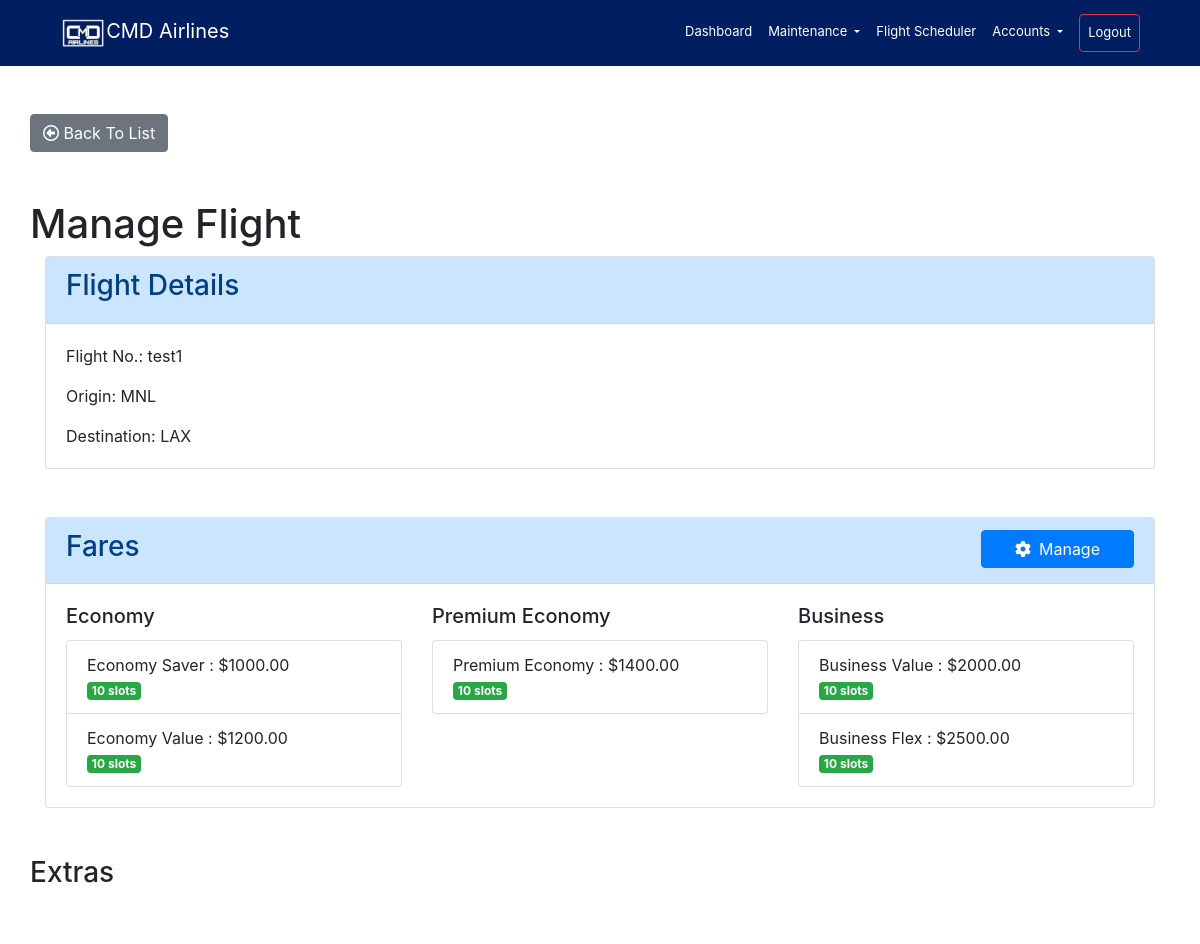
Page /flights/manage/test1 (signed in, upper part) on the earlier database version.
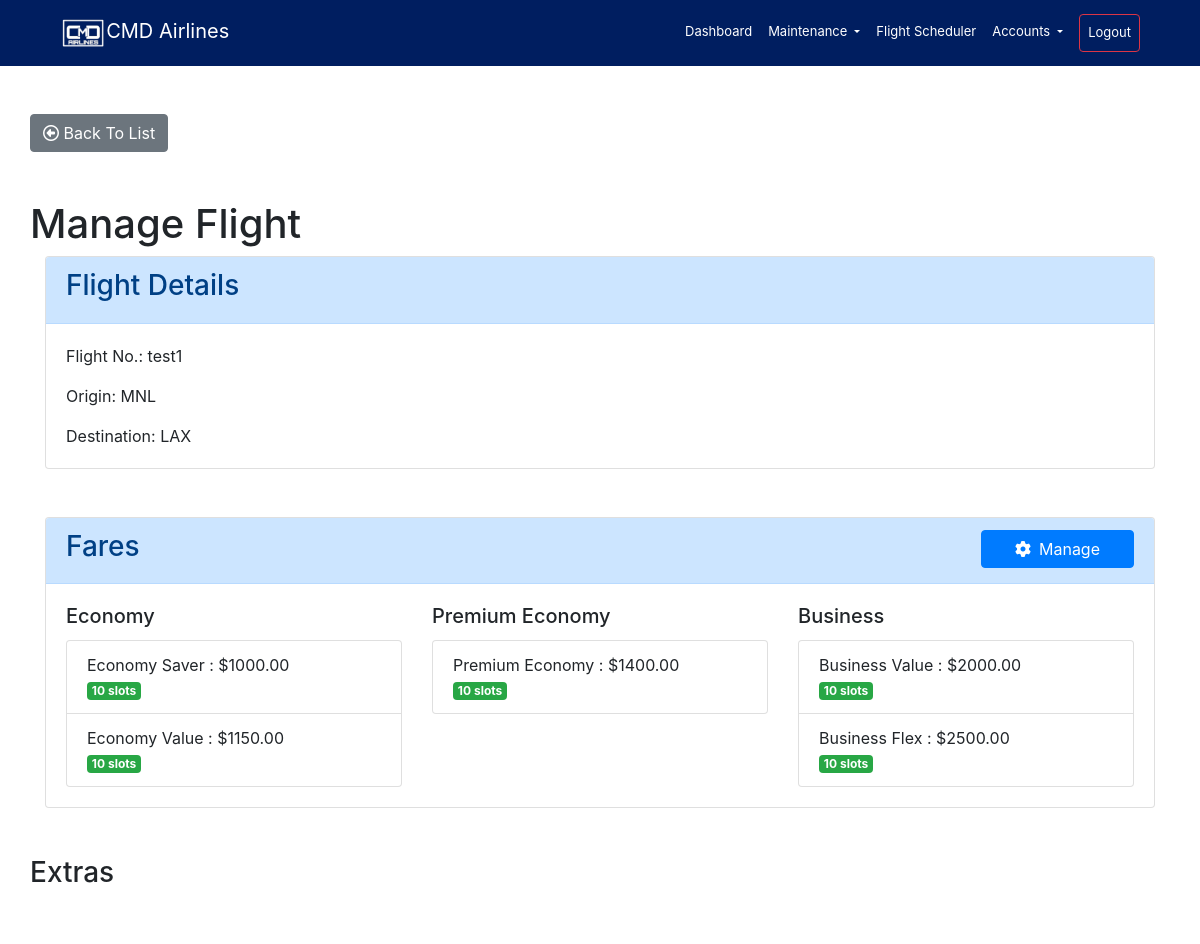
Same page on the later database version.
### tables this page shows
CREATE TABLE `flight` (
  `flight_no` varchar(10) NOT NULL,
  `duration_minutes` int(11) DEFAULT NULL,
  `airport_origin` varchar(10) DEFAULT NULL,
  `airport_destination` varchar(10) DEFAULT NULL,
  `type` varchar(20) NOT NULL,
  `flight_status` varchar(10) DEFAULT NULL
);

CREATE TABLE `flight_fare` (
  `id` int(11) NOT NULL,
  `flight_no` varchar(10) NOT NULL,
  `fare_id` int(11) NOT NULL,
  `price` decimal(10,2) NOT NULL,
  `available_slots` int(11) NOT NULL,
  `status` varchar(10) DEFAULT NULL
);

CREATE TABLE `fare` (
  `id` int(11) NOT NULL,
  `name` varchar(50) NOT NULL,
  `class` varchar(50) NOT NULL,
  `checked_baggage` varchar(150) NOT NULL,
  `flight_date_change` varchar(50) NOT NULL,
  `cancellation_before_depart` varchar(50) NOT NULL,
  `no_show_fee` varchar(50) NOT NULL,
  `mileage_accrual` int(11) NOT NULL,
  `fare_status` varchar(20) NOT NULL
);

### app/controllers/Flights.php (called while the page is built, shortened)
<?php
class Flights extends Controller{
    public function __construct(){
        $this->flightModel = $this->model('Flight');
        $this->flightFareModel = $this->model('FlightFare');
        $this->flightExtraModel = $this->model('FlightExtra');
    }
    public function manage($num){
        $flight = $this->flightModel->getFlightByNumber($num);
        $flightFares = $this->flightFareModel->getAllFlightFaresByFlight($num);
        $flightExtras = $this->flightExtraModel->getFlightExtrasByFlightNo($num);
        $data = [
            'title' => 'Manage Flight',
            'flight' => $flight,
            'flightFares' => $flightFares,
            'flightExtras' => $flightExtras
        ];
        $this->view("flights/manage", $data);
    }
}

### app/libraries/Core.php (called while the page is built, shortened)
<?php
    class Core{
        protected $currentMethod = 'index';
        public function __construct(){
            $url = $this->getUrl();
            if(file_exists('../app/controllers/'.ucwords($url[0]).'.php')){
                unset($url[0]);
            }
            $this->currentController = new $this->currentController;
            if(isset($url[1])){
                if(method_exists($this->currentController, $url[1])){
                    $this->currentMethod = $url[1];
                    unset($url[1]);
                }
            }
            $this->params = $url ? array_values($url) : [];
            call_user_func_array([$this->currentController, $this->currentMethod], $this->params);
        }
        public function getUrl(){
            if(isset($_GET['url'])){
                $url = rtrim($_GET['url'], '/');
                $url = filter_var($url, FILTER_SANITIZE_URL);
                $url = explode('/',$url);
                return $url;
            }
        }
    }

### app/require.php (called while the page is built, shortened)
<?php
    require_once 'libraries/Core.php';
    require_once 'libraries/Controller.php';
    require_once 'libraries/Database.php';
    require_once 'helpers/session_helper.php';
    $init = new Core();

### public/index.php (called while the page is built)
<?php
require_once '../app/require.php';

### app/helpers/session_helper.php (called while the page is built, shortened)
<?php
    function isLoggedIn(){
        if(isset($_SESSION['user_id'])){
            if(isset($_SESSION['position'])){
                return "employee";
            }else{
                return "user";
            }
        }else{
            return false;
        }
    }

### app/libraries/Database.php (called while the page is built, shortened)
<?php
    class Database{
        private $dbHost = DB_HOST;
        private $dbUser = DB_USER;
        private $dbPass = DB_PASS;
        private $dbName = DB_NAME;
        private $statement;
        private $dbHandler;
        public function __construct(){
            $conn = 'mysql:host=' . $this->dbHost . ';dbname=' . $this->dbName;
            $options = array(
                PDO::ATTR_PERSISTENT => true,
                PDO::ATTR_ERRMODE => PDO::ERRMODE_EXCEPTION
            );
            try{
                $this->dbHandler = new PDO($conn, $this->dbUser, $this->dbPass, $options);
            }catch(PDOException $e){
                $this->error = $e->getMessage();
                echo $this->error;
            }
        }
        public function query($sql){
            $this->statement = $this->dbHandler->prepare($sql);
        }
        public function bind($parameter, $value, $type = null){
            switch(is_null($type)){
                default:
                    $type = PDO::PARAM_STR;
            }
            $this->statement->bindValue($parameter, $value, $type);
        }
        public function execute(){
            return $this->statement->execute();
        }
        public function resultSet(){
            $this->execute();
            return $this->statement->fetchAll(PDO::FETCH_OBJ);
        }
        public function single(){
            $this->execute();
            return $this->statement->fetch(PDO::FETCH_OBJ);
        }
    }

### app/models/Flight.php (called while the page is built, shortened)
<?php
class Flight{
    private $db;
    public function __construct(){
        $this->db = new Database();
    }
    public function getFlightByNumber($num){
        $this->db->query("SELECT * from flight WHERE flight_no = :num;");
        $this->db->bind(":num", $num);
        $row = $this->db->single();
        if(is_object($row)){
            return $row;
        }else{
            return false;
        }
    }
}

### app/models/FlightFare.php (called while the page is built, shortened)
<?php
class FlightFare{
    private $db;
    public function __construct(){
        $this->db = new Database();
    }
    public function getAllFlightFaresByFlight($flight_no){
        $this->db->query("SELECT `flight_fare`.`id`, `flight_no`, `fare_id`, `price`, `available_slots`, `status`, `fare`.name, `fare`.`class` FROM `flight_fare`, `fare` WHERE flight_no = :num  && `flight_fare`.`fare_id` = `fare`.`id` AND `status` = 'active' ORDER BY price ASC;");
        $this->db->bind(":num", $flight_no);
        return $this->db->resultSet();
    }
}

### app/views/flights/manage.php (the view, shortened to what this page needs)
<?php
    require APPROOT . '/views/includes/head.php';
    require APPROOT . '/views/includes/navigation.php';
?>
<div class="container mt-5">
    <div class="row mb-5">
        <a href="<?php echo URLROOT;?>/flights" class="btn btn-secondary"><i class="far fa-arrow-alt-circle-left"></i> Back To List</a>
    </div>
    <div class="row">
        <h1><?php echo $data['title'];?></h1>
    </div>
    <div class="row pb-5">
        <div class="col-12">
            <div class="card">
                <div class="card-header alert-primary">
                    <h3>Flight Details</h3>
                </div>
                <div class="card-body">
                    <p class="card-text">Flight No.: <?php echo $data['flight']->flight_no?></p>
                    <p class="card-text">Origin: <?php echo $data['flight']->airport_origin?></p>
                    <p class="card-text">Destination: <?php echo $data['flight']->airport_destination?></p>
                </div>
            </div>
        </div>
    </div>
    <div class="row pb-5">
        <div class="col-12">
            <div class="card">
                <div class="card-header alert-primary">
                    <div class="row justify-content-between">
                        <div class="col-6">
                            <h3>Fares</h3>
                        </div>
                        <div class="col-2">
                            <a href="<?php echo URLROOT;?>/flightFares/manage_fare/<?php echo $data['flight']->flight_no;?>" class="btn btn-primary btn-block"><i class="fas fa-cog mr-2"></i>Manage</a>
                        </div>
                    </div>
                </div>
                <div class="card-body row">
                    <div class="col-4">
                        <h5 class="card-title">Economy</h5>
                        <ul class="list-group">
                            <?php foreach($data['flightFares'] as $fare):
                                    if($fare->class == 'Economy') :
                            ?>
                                <li class="list-group-item justify-content-between"><div><?php echo $fare->name . " : $" . $fare->price;?></div> <div class="badge badge-success"><?php echo $fare->available_slots;?> slots</div></li>
                            <?php endif; endforeach;?>
                        </ul>
                    </div>
                    <div class="col-4">
                        <h5 class="card-title">Premium Economy</h5>
                        <ul class="list-group">
                        <?php foreach($data['flightFares'] as $fare):
                                    if($fare->class == 'Premium Economy') :
                            ?>
                                <li class="list-group-item justify-content-between"><div><?php echo $fare->name . " : $" . $fare->price;?></div> <div class="badge badge-success"><?php echo $fare->available_slots;?> slots</div></li>
                            <?php endif; endforeach;?>
                        </ul>
                    </div>
                    <div class="col-4">
                        <h5 class="card-title">Business</h5>
                        <ul class="list-group">
                            <?php foreach($data['flightFares'] as $fare):
                                    if($fare->class == 'Business') :
                            ?>
                                <li class="list-group-item justify-content-between"><div><?php echo $fare->name . " : $" . $fare->price;?></div> <div class="badge badge-success"><?php echo $fare->available_slots;?> slots</div></li>
                            <?php endif; endforeach;?>
                        </ul>
                    </div>
                </div>
            </div>
        </div>
    </div>
    <div class="row pb-5">
        <h3>Extras</h3>
    </div>
</div>
<?php require APPROOT . '/views/includes/foot.php'; ?>

### app/libraries/Controller.php (shortened to what this page needs)
<?php
    class Controller{
        public function model($model){
            return new $model();
        }
        public function view($view, $data = []){
            if(file_exists('../app/views/'.$view.'.php')){
                require_once '../app/views/'.$view.'.php';
            }else{
                die("View does not exists.");
            }
        }
    }

### app/views/includes/head.php (shortened to what this page needs)
<!DOCTYPE html>
<html lang="en">
<head>
    <link rel="stylesheet" href="https://maxcdn.bootstrapcdn.com/bootstrap/4.0.0/css/bootstrap.min.css">
    <link rel="stylesheet" href="<?php echo URLROOT;?>/public/css/main.css">
</head>
<body>

### app/views/includes/navigation.php (shortened to what this page needs)
<nav class="navbar navbar-expand-md navbar-dark justify-content-between w-100 navi custom-primary sticky-top"  >
    <a class="navbar-brand  brand-sm " href="<?php echo URLROOT;?>"> <img src="<?php echo URLROOT;?>/public/img/cmdairlineswhite.png" alt="PAL LOGO" class="img-fluid" style="height:40px;" >CMD Airlines</a>
    <div class="collapse navbar-collapse justify-content-end" id="navbarNavDropdown">
        <ul class="navbar-nav" style="font-size:small;">
            <?php if(isLoggedIn()=="employee"):?>
                <li class="nav-item">
                    <a class="nav-link  active" href="<?php echo URLROOT?>/home/dashboard">Dashboard</a>
                </li>
                <li class="nav-item dropdown">
                    <a class="nav-link  active dropdown-toggle" href="#" id="navbarDropdownMenuLink" data-toggle="dropdown" aria-haspopup="true" aria-expanded="false">
                        Maintenance
                    </a>
                </li>
                <li class="nav-item">
                    <a class="nav-link  active" href="<?php echo URLROOT . "/schedules"?>">Flight Scheduler</a>
                </li>
                <li class="nav-item dropdown">
                    <a class="nav-link  active dropdown-toggle" href="#" id="navbarDropdownMenuLink" data-toggle="dropdown" aria-haspopup="true" aria-expanded="false">
                        Accounts
                    </a>
                </li>
                <li class="nav-item">
                    <a href="<?php echo URLROOT;?>/employees/logout" class="ml-2 nav-link btn btn-outline-danger text-white" style="font-size:small;">Logout</a>
                </li>
            <?php endif; ?>
        </ul>
    </div>
</nav>

### app/views/includes/foot.php (shortened to what this page needs)
</body>
</html>

### public/css/main.css (style rules this page uses)
.custom-primary { background-color: #001e60; color:white; }
.navi { z-index:1020; padding-left:5vw; padding-right:5vw; transition: background-color 300ms ease-out; }

Differences in the rows shown:
changed flight_fare "Economy Value": price "1200.00" → "1150.00"
